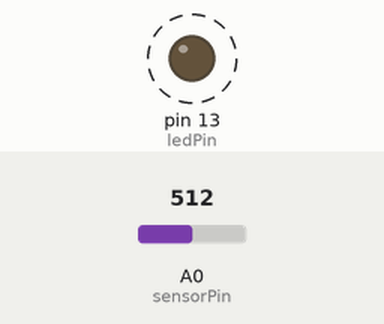
Simulated run of this sketch. Board: Arduino Uno, built with avr-gcc and run on an emulated ATmega328P. On the bench: output pins drawn as LEDs (lit = HIGH). Dashed ring = blinking. Inputs (shaded band) come from the test bench; at power-on: A0 (sensorPin) = 512.

Above: at 1.8 s.
1.9 s: A0 (sensorPin) set to 0
At 3.1 s:
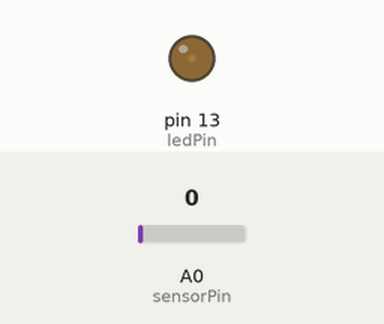
3.6 s: A0 (sensorPin) set to 122
At 3.9 s:
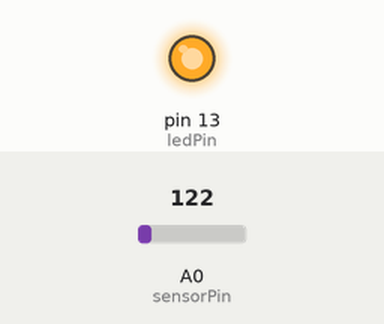
Timing chart, 0 to 13.1 s (numbered marks = the images above; inputs shaded):
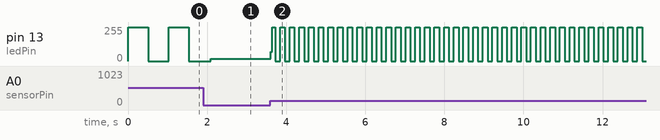

Measured:
- after the input at 3.6 s, pin 13 (ledPin): 16/255 → 69/255 at once, then moves between 0/255 and 255/255, repeating every 0.24 s
- by itself, pin 13 (ledPin): alternates 255/255 for 0.51 s and 0/255 for 0.51 s

The sketch:

listing3.pde
```cpp
/* Using potentiometer to fade on/off a LED
*  Original code notice below:
* ------------------------------
* Demonstrates analog input by reading an analog sensor on analog
* pin 0 and turning on and off a light emitting diode(LED) connected to
*  digital pin 13.
* The amount of time the LED will be on and off depends on the value obtained by
* analogRead().
* Created by David Cuartielles
* Modified 16 Jun 2009
* By Tom Igoe
* http://arduino.cc/en/Tutorial/AnalogInput
*/

int sensorPin = 0;
int ledPin = 13;
int sensorValue = 0;

void setup() {
     //declare the ledPin as an OUTPUT:
     pinMode(ledPin, OUTPUT);
     Serial.begin(9600);
}

void loop() {
	sensorValue = analogRead(sensorPin);//

	digitalWrite(ledPin, HIGH);

	delay(sensorValue);

	digitalWrite(ledPin, LOW);

	delay(sensorValue);
}
```
